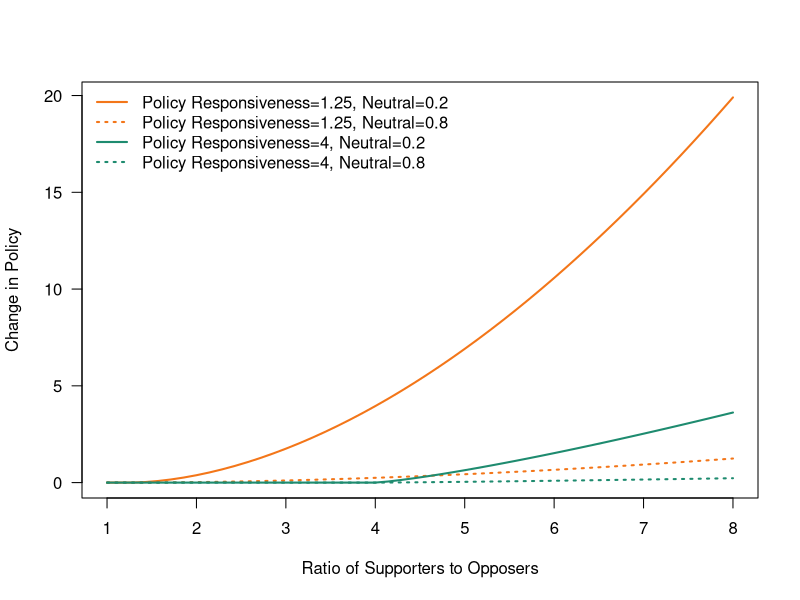
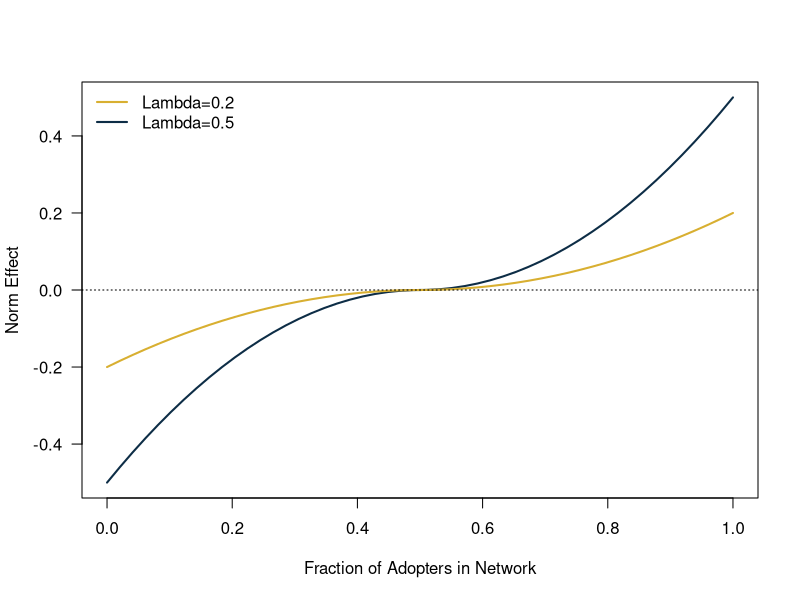
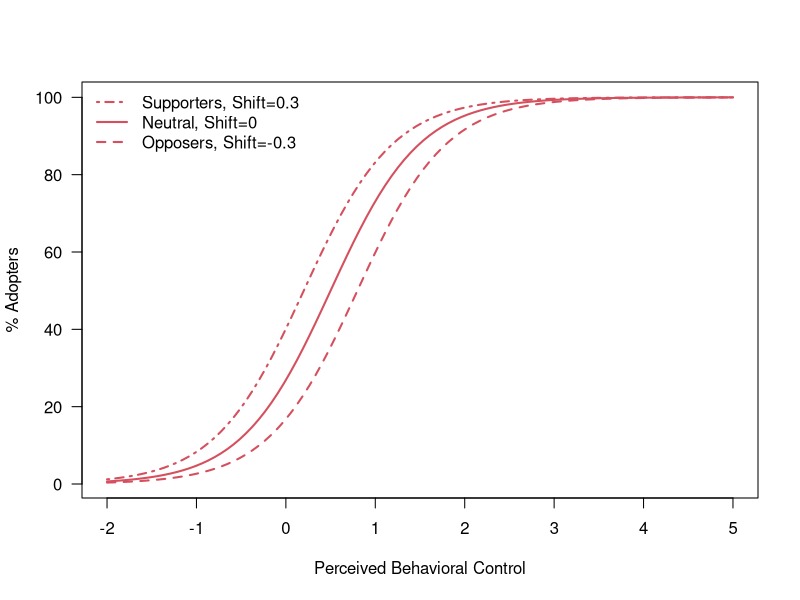
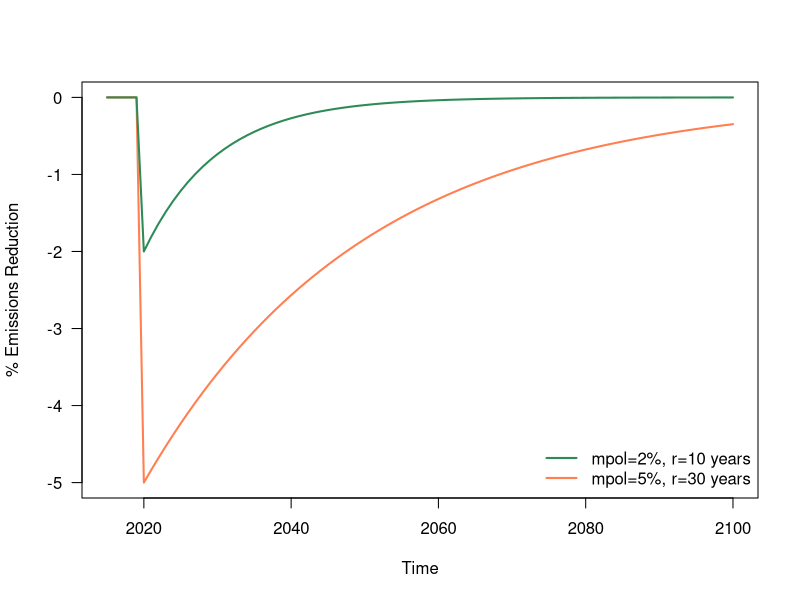

These figures' R source, in order:
## ---- chunk 1
knitr::opts_chunk$set(echo =FALSE,fig.width=10, fig.height = 6)
library(DiagrammeR)
## ---- chunk 2
DiagrammeR::grViz("digraph rmarkdown{
graph [overlap = false, fontsize = 18, layout=circo]
node [shape = oval,
        fontname = Helvetica]
  Opinion; Adoption; Policy; Emissions; Climate; Cognition

Opinion->{Adoption Policy} Policy->Adoption
Adoption->Emissions Policy->Emissions Emissions->Climate
Climate->Cognition Cognition->Opinion

}
")
## ---- chunk 3
nu=c(1.25,4)
Nt=c(0.2,0.8)
SoverO=seq(1,8,length.out=50)
policychangefunc=function(maj,nuparam,neutral){
  return(ifelse(maj<nu,0,(1-neutral)^2*(maj-nu)^(1+1/nu)))
}
y1=sapply(SoverO,function(x) policychangefunc(x,nu,Nt[1]))
y2=sapply(SoverO,function(x) policychangefunc(x,nu,Nt[2]))

plot(SoverO,y1[1,],type="l",lwd=2,las=1,xlab="Ratio of Supporters to Opposers",ylab="Change in Policy",col="#f37619")
lines(SoverO,y2[1,],lwd=2,lty=3,col="#f37619")
lines(SoverO,y2[2,],lwd=2,lty=3,col="#1e8b6f")
lines(SoverO,y1[2,],lwd=2,lty=1,col="#1e8b6f")

legend("topleft",legend=c("Policy Responsiveness=1.25, Neutral=0.2","Policy Responsiveness=1.25, Neutral=0.8","Policy Responsiveness=4, Neutral=0.2","Policy Responsiveness=4, Neutral=0.8"),lty=c(1,3,1,3),col=c("#f37619","#f37619","#1e8b6f","#1e8b6f"),lwd=2,bty="n")


## ---- chunk 4
lambda=c(0.2,0.5)
frac=seq(0,1,length.out=50)
normfunction=function(fraction, lam){
  if(fraction>0.5) norm=lam*(1-4*fraction+4*fraction^2)
  if(fraction<=0.5) norm=lam*(-1+4*fraction-4*fraction^2)
  return(norm)
}
y=sapply(frac,function(x) normfunction(x,lambda))
plot(frac,y[2,],type="l",lwd=2,col="#0d2d46",las=1,xlab="Fraction of Adopters in Network",ylab="Norm Effect",xlim=c(0,1))
lines(frac,y[1,],lwd=2,col="#d8af31")
abline(h=0,lty=3)
legend("topleft",legend=c("Lambda=0.2","Lambda=0.5"),lwd=2,col=c("#d8af31","#0d2d46"),bty="n")

## ---- chunk 5
shift=c(-0.3,0,0.3)
pbcmid=0.5
pbcsteep=2
pbc=seq(-2,5,length.out=100)
adoptionfunc=function(pbcval,shifter,pmid=pbcmid,psteep=pbcsteep){
  return(1/(1+exp(-psteep*(pbcval-(pmid-shifter)))))
}
y=sapply(pbc,function(x) adoptionfunc(x, shift))
plot(pbc,y[1,]*100,type="l",lwd=2,las=1,xlab="Perceived Behavioral Control",ylab="% Adopters",lty=2,col="#d5505e")
lines(pbc,y[2,]*100,lwd=2,col="#d5505e")
lines(pbc,y[3,]*100,lwd=2,col="#d5505e",lty=4)
legend("topleft",legend=c("Supporters, Shift=0.3","Neutral, Shift=0","Opposers, Shift=-0.3"),lwd=2,lty=c(4,1,2),col="#d5505e",bty="n")

## ---- chunk 6
m=c(0.02,0.05)
r=c(10,30)
time=seq(2020,2100,by=1)
mitigation=function(time,mt,rt){
  return(mt*exp(-(time-2020)/r))
}
y=sapply(time,function(x) mitigation(x,m,r))
time=c(2015,2016,2017,2018,2019,time)
y=cbind(matrix(rep(0,10),ncol=5),y)
plot(time,-100*y[2,],type="l",lwd=2,col="coral",xlab="Time",ylab="% Emissions Reduction",las=1)
lines(time,-100*y[1,],lwd=2,col="seagreen")
legend("bottomright",bty="n",legend=c("mpol=2%, r=10 years","mpol=5%, r=30 years"),lwd=2,col=c("seagreen","coral"))
